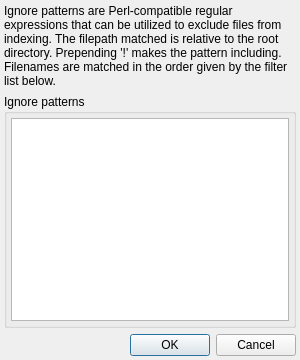
<?xml version="1.0" encoding="UTF-8"?>
<ui version="4.0">
 <class>NameFilterDialog</class>
 <widget class="QDialog" name="NameFilterDialog">
  <property name="geometry">
   <rect>
    <x>0</x>
    <y>0</y>
    <width>300</width>
    <height>360</height>
   </rect>
  </property>
  <property name="windowTitle">
   <string>Ignore patterns</string>
  </property>
  <layout class="QVBoxLayout" name="verticalLayout_2">
   <property name="leftMargin">
    <number>4</number>
   </property>
   <property name="topMargin">
    <number>4</number>
   </property>
   <property name="rightMargin">
    <number>4</number>
   </property>
   <property name="bottomMargin">
    <number>4</number>
   </property>
   <item>
    <widget class="QLabel" name="label_2">
     <property name="text">
      <string>Ignore patterns are Perl-compatible regular expressions that can be utilized to exclude files from indexing. The filepath matched is relative to the root directory. Prepending '!' makes the pattern including. Filenames are matched in the order given by the filter list below.</string>
     </property>
     <property name="wordWrap">
      <bool>true</bool>
     </property>
     <property name="openExternalLinks">
      <bool>true</bool>
     </property>
    </widget>
   </item>
   <item>
    <layout class="QHBoxLayout" name="horizontalLayout">
     <item>
      <widget class="QGroupBox" name="groupBox_2">
       <property name="title">
        <string>Ignore patterns</string>
       </property>
       <layout class="QVBoxLayout" name="verticalLayout_4">
        <property name="leftMargin">
         <number>4</number>
        </property>
        <property name="topMargin">
         <number>4</number>
        </property>
        <property name="rightMargin">
         <number>4</number>
        </property>
        <property name="bottomMargin">
         <number>4</number>
        </property>
        <item>
         <widget class="QPlainTextEdit" name="plainTextEdit"/>
        </item>
       </layout>
      </widget>
     </item>
    </layout>
   </item>
   <item>
    <layout class="QHBoxLayout" name="horizontalLayout_2">
     <item>
      <widget class="QLabel" name="label_error">
       <property name="sizePolicy">
        <sizepolicy hsizetype="Expanding" vsizetype="Preferred">
         <horstretch>0</horstretch>
         <verstretch>0</verstretch>
        </sizepolicy>
       </property>
       <property name="text">
        <string/>
       </property>
      </widget>
     </item>
     <item>
      <widget class="QDialogButtonBox" name="buttonBox">
       <property name="sizePolicy">
        <sizepolicy hsizetype="Fixed" vsizetype="Fixed">
         <horstretch>0</horstretch>
         <verstretch>0</verstretch>
        </sizepolicy>
       </property>
       <property name="standardButtons">
        <set>QDialogButtonBox::Cancel|QDialogButtonBox::Ok</set>
       </property>
      </widget>
     </item>
    </layout>
   </item>
  </layout>
 </widget>
 <resources/>
 <connections>
  <connection>
   <sender>buttonBox</sender>
   <signal>accepted()</signal>
   <receiver>NameFilterDialog</receiver>
   <slot>accept()</slot>
   <hints>
    <hint type="sourcelabel">
     <x>248</x>
     <y>254</y>
    </hint>
    <hint type="destinationlabel">
     <x>157</x>
     <y>274</y>
    </hint>
   </hints>
  </connection>
  <connection>
   <sender>buttonBox</sender>
   <signal>rejected()</signal>
   <receiver>NameFilterDialog</receiver>
   <slot>reject()</slot>
   <hints>
    <hint type="sourcelabel">
     <x>316</x>
     <y>260</y>
    </hint>
    <hint type="destinationlabel">
     <x>286</x>
     <y>274</y>
    </hint>
   </hints>
  </connection>
 </connections>
</ui>
